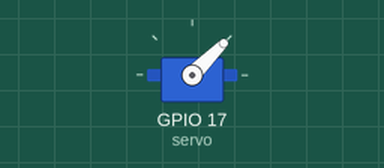
Recording of a program running on a simulated Raspberry Pi (BCM pin numbers). Parts: servo. Servo angles are drawn from the pulse width (0.5 ms = 0°, 2.5 ms = 180°).

Above: at 0.05 s.
At 2.5 s:
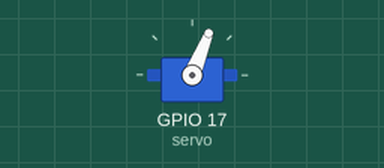
At 5.0 s:
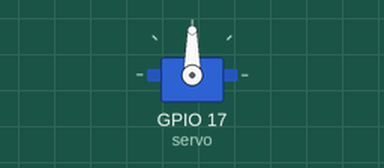
At 10.0 s:
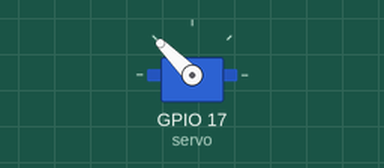
Timing chart, 0 to 13.0 s (numbered marks = the images above):
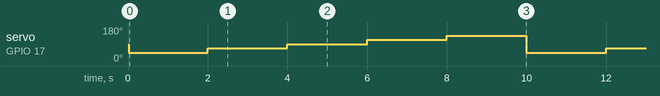

The program:

servo03.py
```python
# 서보 angle
from gpiozero import AngularServo
from time import sleep

servo = AngularServo(17, min_angle=-90, max_angle=90)

try:
  while True:
    servo.angle = -90
    sleep(2)
    servo.angle = -45
    sleep(2)
    servo.angle = 0
    sleep(2)
    servo.angle = 45
    sleep(2)
    servo.angle = 90
    sleep(2)
except KeyboardInterrupt:
  servo.close()
```

Measured:
- by itself, servo on GPIO 17 (servo): repeats every 10.0 s: 68° 2.0 s, 90° 2.0 s, 112° 2.0 s, 135° 2.0 s, 45° 2.0 s
